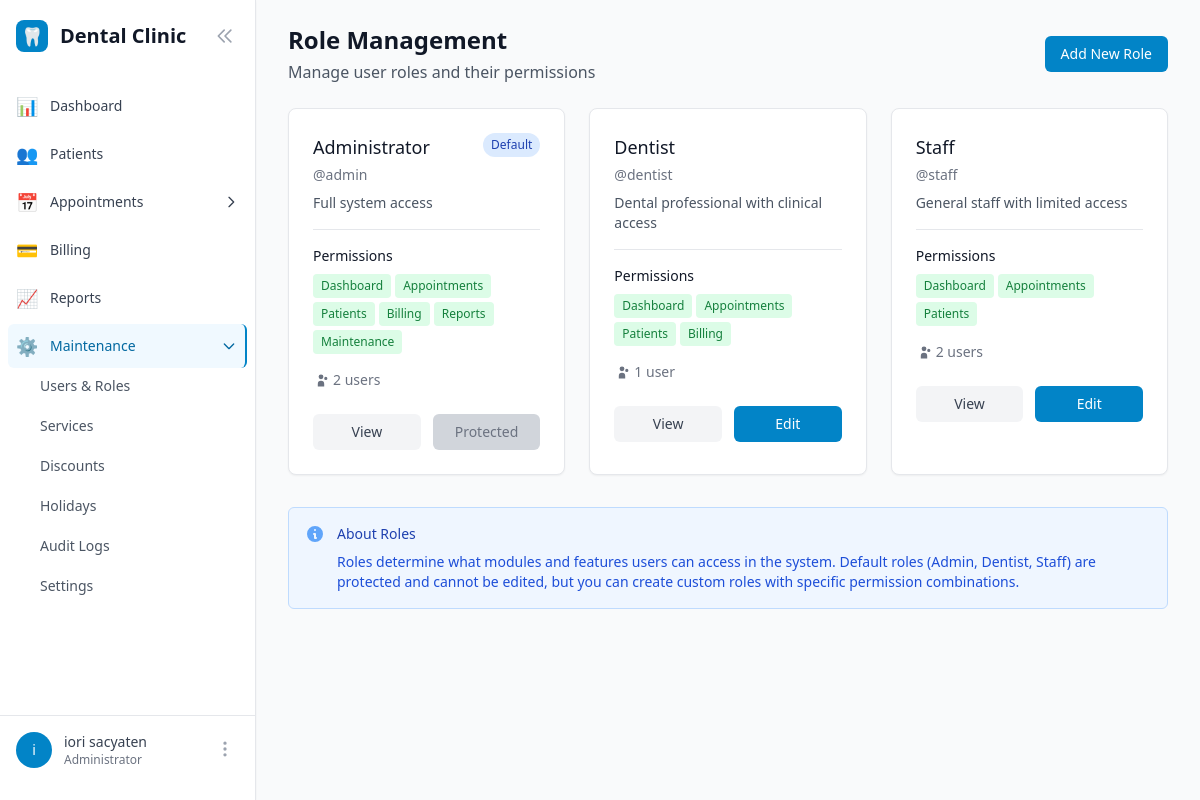
The app's page /users/roles/ (signed in), older data.
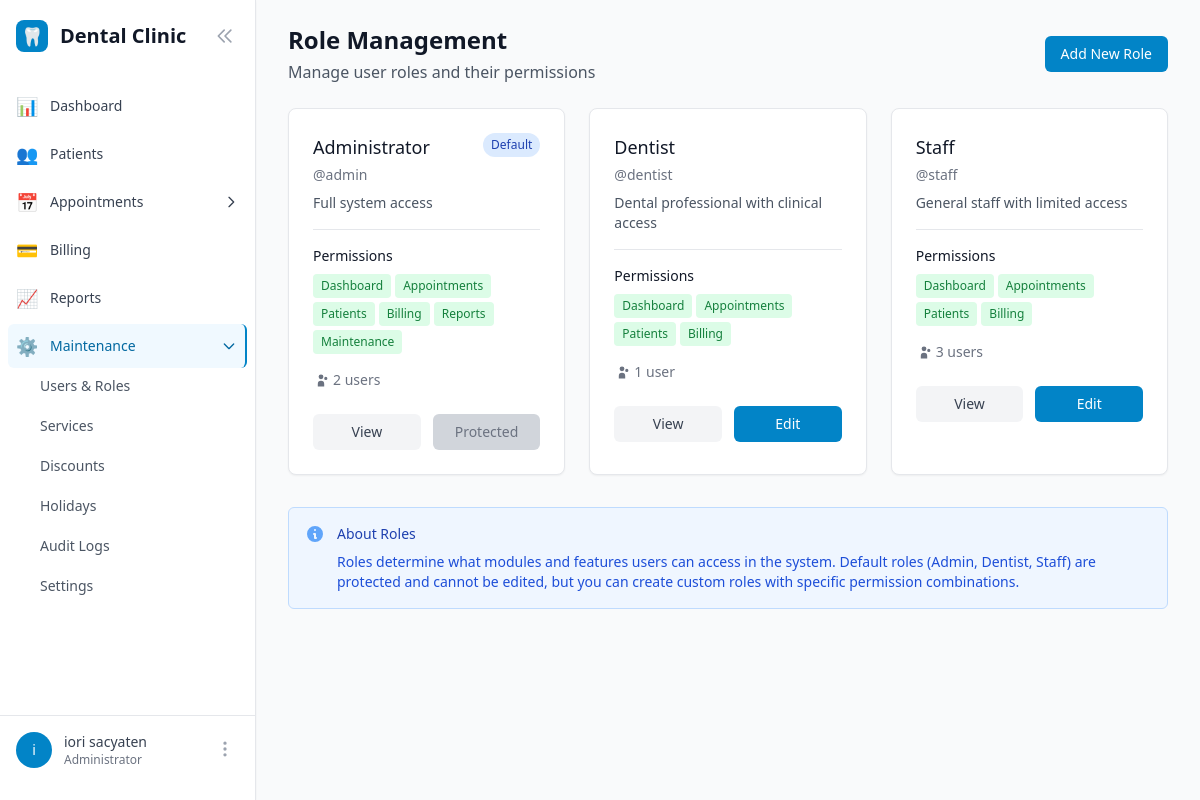
The same page, newer data.
### users/models.py (models this page shows, shortened)
class Role(models.Model):
    ADMIN = 'admin'
    DENTIST = 'dentist'
    STAFF = 'staff'
    ROLE_CHOICES = [
        (ADMIN, 'Admin'),
        (DENTIST, 'Dentist'),
        (STAFF, 'Staff'),
    ]
    name = models.CharField(max_length=50, unique=True)
    display_name = models.CharField(max_length=100)
    description = models.TextField(blank=True)
    permissions = models.JSONField(default=dict, help_text="Module permissions")
    is_default = models.BooleanField(default=False)
    is_archived = models.BooleanField(default=False, help_text="Archived roles are hidden from user assignment")
    created_at = models.DateTimeField(auto_now_add=True)
    updated_at = models.DateTimeField(auto_now=True)
    class Meta:
        ordering = ['name']

### users/views.py (the view)
# urls.py: path('roles/', views.RoleListView.as_view(), name='role_list'),
class RoleListView(LoginRequiredMixin, ListView):
    model = Role
    template_name = 'users/role_list.html'
    context_object_name = 'roles'
    def dispatch(self, request, *args, **kwargs):
        if not request.user.has_permission('maintenance'):
            messages.error(request, 'You do not have permission to access this page.')
            return redirect('core:dashboard')
        return super().dispatch(request, *args, **kwargs)
    def get_queryset(self):
        show_archived = self.request.GET.get('show_archived') == 'true'
        if show_archived:
            return Role.objects.all().order_by('is_archived', 'name')
        else:
            return Role.objects.filter(is_archived=False).order_by('name')
    def get_context_data(self, **kwargs):
        context = super().get_context_data(**kwargs)
        context['show_archived'] = self.request.GET.get('show_archived') == 'true'
        context['archived_count'] = Role.objects.filter(is_archived=True).count()
        return context

### users/models.py (called while the page is built)
    def has_permission(self, module_name):
        if self.is_superuser:
            return True
        if not self.role or self.role.is_archived:  # Users with archived roles lose access
            return False
        return self.role.permissions.get(module_name, False)

### users/templatetags/user_tags.py (called while the page is built)
@register.filter
def has_permission(user, module_name):
    if not user or not user.is_authenticated:
        return False
    if user.is_superuser:
        return True
    if not hasattr(user, 'role') or not user.role:
        return False
    return user.role.permissions.get(module_name, False)

### templates/users/role_list.html (shortened to what the changed rows need)
{% extends 'base.html' %}
{% block content %}
<div class="max-w-7xl mx-auto">
    <div class="flex justify-between items-center mb-6">
        <div>
            <h1 class="text-2xl font-bold text-gray-900">Role Management</h1>
        </div>
    </div>
    <div class="grid grid-cols-1 md:grid-cols-2 lg:grid-cols-3 gap-6">
        {% for role in roles %}
        <div class="bg-white rounded-lg shadow-sm border hover:shadow-md transition-shadow">
            <div class="p-6">
                <div class="flex items-start justify-between">
                    <div class="flex-1">
                        <h3 class="text-lg font-medium text-gray-900">{{ role.display_name }}</h3>
                        <p class="text-sm text-gray-500 mt-1">@{{ role.name }}</p>
                        {% if role.description %}
                            <p class="text-sm text-gray-600 mt-2">{{ role.description }}</p>
                        {% endif %}
                    </div>
                </div>
                <div class="mt-4 border-t border-gray-200 pt-4">
                    <h4 class="text-sm font-medium text-gray-900 mb-2">Permissions</h4>
                    <div class="flex flex-wrap gap-1">
                        {% for module, has_access in role.permissions.items %}
                            {% if has_access %}
                                <span class="inline-flex items-center px-2 py-1 rounded text-xs font-medium bg-green-100 text-green-700">
                                    {% if module == "dashboard" %}Dashboard
                                    {% elif module == "appointments" %}Appointments
                                    {% elif module == "patients" %}Patients
                                    {% elif module == "billing" %}Billing
                                    {% elif module == "reports" %}Reports
                                    {% elif module == "maintenance" %}Maintenance
                                    {% else %}{{ module|title }}
                                    {% endif %}
                                </span>
                            {% endif %}
                        {% endfor %}
                    </div>
                </div>
                <div class="mt-4 flex items-center text-sm text-gray-500">
                    <svg class="h-4 w-4 mr-1" fill="currentColor" viewBox="0 0 20 20">
                        <path d="M13 6a3 3 0 11-6 0 3 3 0 016 0zM18 8a2 2 0 11-4 0 2 2 0 014 0zM14 15a4 4 0 00-8 0v3h8v-3z" />
                    </svg>
                    {{ role.user_set.count }} user{{ role.user_set.count|pluralize }}
                </div>
                <div class="mt-6 flex space-x-3">
                    <a href="{% url 'users:role_detail' role.pk %}"
                       class="flex-1 text-center bg-gray-100 hover:bg-gray-200 text-gray-700 px-3 py-2 rounded-md text-sm font-medium transition-colors">
                        View
                    </a>
                    {% if not role.is_default %}
                    <a href="{% url 'users:role_update' role.pk %}"
                       class="flex-1 text-center bg-primary-600 hover:bg-primary-700 text-white px-3 py-2 rounded-md text-sm font-medium transition-colors">
                        Edit
                    </a>
                    {% else %}
                    <span class="flex-1 text-center bg-gray-300 text-gray-500 px-3 py-2 rounded-md text-sm font-medium cursor-not-allowed">
                        Protected
                    </span>
                    {% endif %}
                </div>
            </div>
        </div>
        {% endfor %}
    </div>
</div>
{% endblock %}

Row changes from the older to the newer data that the page shows:
changed Role "Staff": user_set.count "2" → "3"
Text that changed along with them:
new list line: "Billing"
